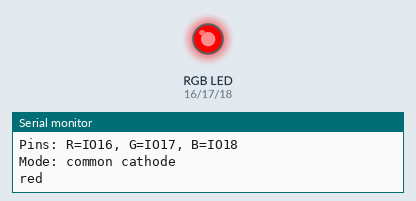
Simulated run of this sketch. Board: ESP32. On the bench: an RGB LED mixed from three pins (HIGH = lit), the last lines printed to the serial monitor.

Above: at 1.5 s.
At 2.5 s:
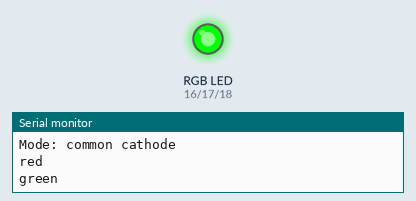
At 3.5 s:
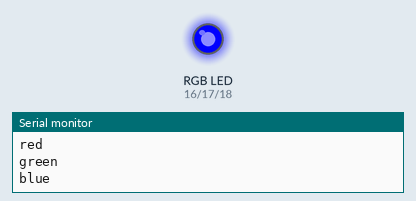
At 4.5 s:
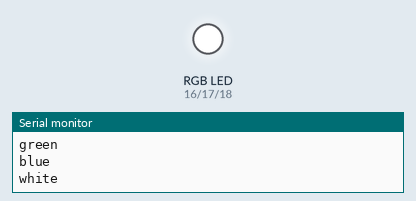
At 5.5 s:
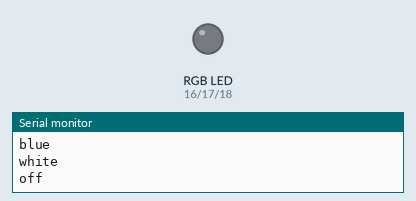
Timing chart, 0 to 7.5 s (numbered marks = the images above):
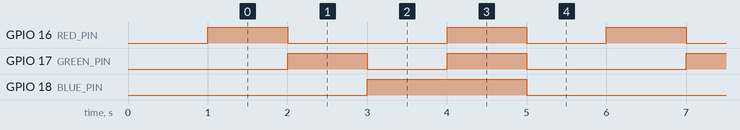

Measured:
- by itself, GPIO 16 (RED_PIN): repeats every 5.0 s: LOW 2.0 s, HIGH 1.0 s, LOW 1.0 s, HIGH 1.0 s
- by itself, GPIO 17 (GREEN_PIN): repeats every 5.0 s: LOW 1.0 s, HIGH 1.0 s, LOW 2.0 s, HIGH 1.0 s
- by itself, GPIO 18 (BLUE_PIN): alternates HIGH for 2.0 s and LOW for 3.0 s

The sketch:

rgb_led_test.ino
```cpp
#include <Arduino.h>

constexpr uint8_t RED_PIN = 16;
constexpr uint8_t GREEN_PIN = 17;
constexpr uint8_t BLUE_PIN = 18;

// Set this to true if the RGB LED is common anode.
constexpr bool COMMON_ANODE = false;

constexpr uint8_t RED_CHANNEL = 0;
constexpr uint8_t GREEN_CHANNEL = 1;
constexpr uint8_t BLUE_CHANNEL = 2;
constexpr uint32_t PWM_FREQUENCY = 5000;
constexpr uint8_t PWM_RESOLUTION = 8;

uint8_t ledValue(uint8_t value) {
  return COMMON_ANODE ? 255 - value : value;
}

void setRgb(uint8_t red, uint8_t green, uint8_t blue) {
  ledcWrite(RED_CHANNEL, ledValue(red));
  ledcWrite(GREEN_CHANNEL, ledValue(green));
  ledcWrite(BLUE_CHANNEL, ledValue(blue));
}

void setup() {
  Serial.begin(115200);
  delay(1000);

  ledcSetup(RED_CHANNEL, PWM_FREQUENCY, PWM_RESOLUTION);
  ledcSetup(GREEN_CHANNEL, PWM_FREQUENCY, PWM_RESOLUTION);
  ledcSetup(BLUE_CHANNEL, PWM_FREQUENCY, PWM_RESOLUTION);

  ledcAttachPin(RED_PIN, RED_CHANNEL);
  ledcAttachPin(GREEN_PIN, GREEN_CHANNEL);
  ledcAttachPin(BLUE_PIN, BLUE_CHANNEL);

  Serial.println();
  Serial.println("K series RGB LED test");
  Serial.println("Pins: R=IO16, G=IO17, B=IO18");
  Serial.println(COMMON_ANODE ? "Mode: common anode" : "Mode: common cathode");
}

void loop() {
  Serial.println("red");
  setRgb(255, 0, 0);
  delay(1000);

  Serial.println("green");
  setRgb(0, 255, 0);
  delay(1000);

  Serial.println("blue");
  setRgb(0, 0, 255);
  delay(1000);

  Serial.println("white");
  setRgb(255, 255, 255);
  delay(1000);

  Serial.println("off");
  setRgb(0, 0, 0);
  delay(1000);
}
```
